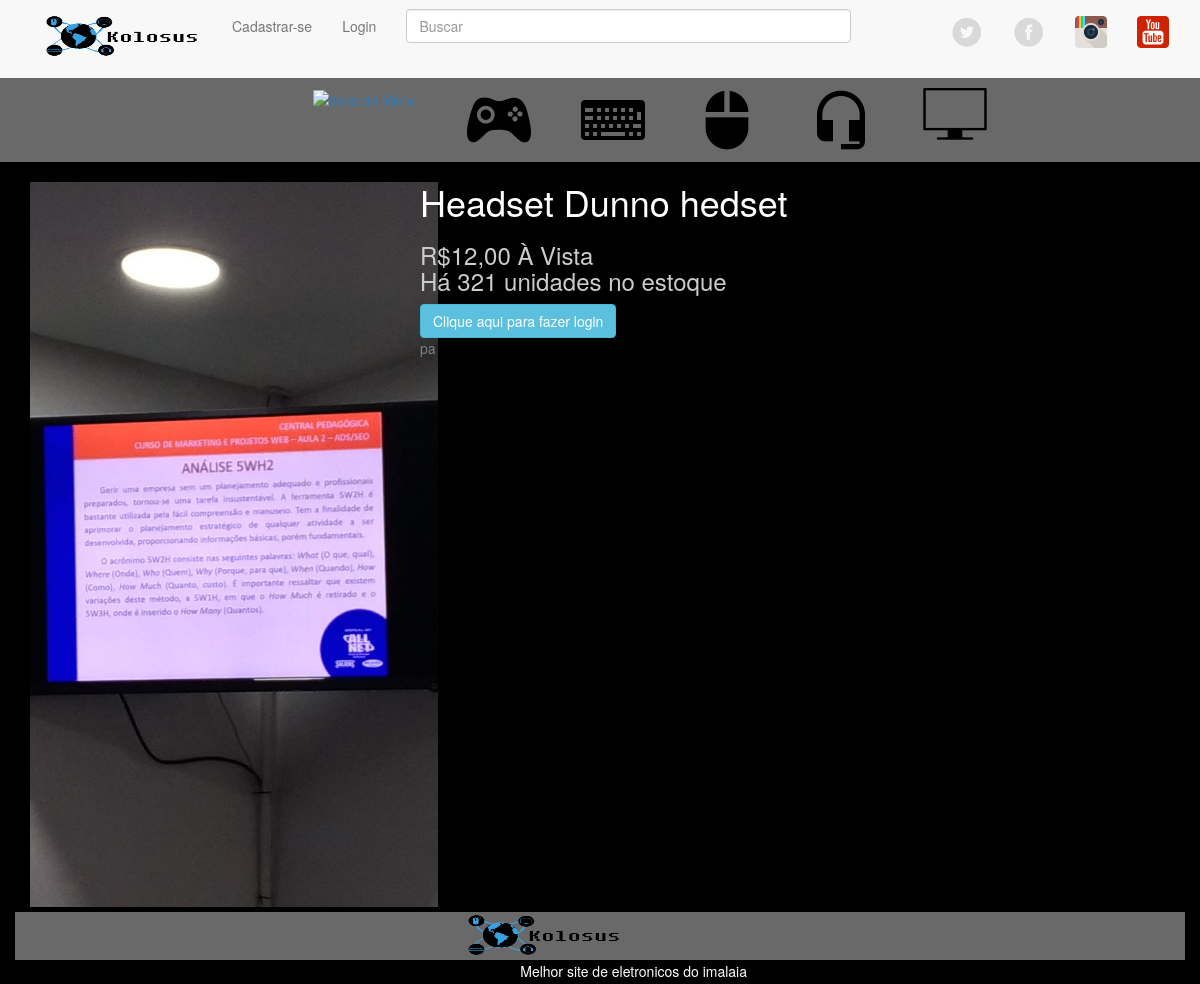
The app's page /index.php?url=Produto&id=11 with its own data.
### tables this page shows
CREATE TABLE IF NOT EXISTS `produtos` (
  `id` int(11) NOT NULL AUTO_INCREMENT,
  `img` varchar(255) NOT NULL DEFAULT 'img/produtos/not_defined.png',
  `tipo_produto` varchar(255) NOT NULL DEFAULT 'Not Defined',
  `marca` varchar(255) NOT NULL DEFAULT 'Not Defined',
  `titulo_produto` varchar(255) NOT NULL DEFAULT 'Not Defined',
  `preco` float NOT NULL,
  `promocao` int(11) NOT NULL DEFAULT '0',
  `meio_pagamento` varchar(255) NOT NULL COMMENT 'Importar da tabela Meios de Pagamento',
  `detalhes_produto` longtext NOT NULL,
  `qtd_estoque` int(11) NOT NULL,
  PRIMARY KEY (`id`)
);

### produto.php (the view, shortened to what this page needs)
<?php
if(isset($_GET['id'])):$id = $_GET['id'];endif;
$QueryBuscarProduto = "SELECT * FROM produtos WHERE id = $id";
$ExeQrBuscarProduto = $conectar->query($QueryBuscarProduto);
while($dadosProduto = $ExeQrBuscarProduto->fetch_assoc()){
?>
<div class="imgInfoProduto">
    <article class="Produto_um">
        <div class="col-md-4">
            <img id="zoom_01" src="<?php echo $dadosProduto['img']?>" data-zoom-image="<?php echo $dadosProduto['img']?>" width="408px"/>
        </div>
        <div class="col-md-8">
            <div class="opcoesDePag">
                <h1 class="NomeDoProduto"><?php echo $dadosProduto['tipo_produto'].' '.$dadosProduto['marca'].' '.$dadosProduto['titulo_produto']?></h1>
                <h3 class="pagamento"><?php
                    $precoProd1 = $dadosProduto['preco'];
                    $precoProd = number_format($precoProd1,'2',',','.');
                    echo 'R$'.$precoProd.' '.$dadosProduto['meio_pagamento'];
                    if($dadosProduto['qtd_estoque']>100){
                        echo '<br>Há '.$dadosProduto['qtd_estoque'].' unidades no estoque';
                    }else if($dadosProduto['qtd_estoque']>20){
                        echo '<br>Corra pois há apenas '.$dadosProduto['qtd_estoque'].' unidades no estoque';
                    }else if($dadosProduto['qtd_estoque']>0){
                        echo '<br>As unidades estão quase acabando, há apenas '.$dadosProduto['qtd_estoque'].' unidades no estoque';
                    }else{
                        echo '<br>Não há unidades no estoque!<br>D:';
                    }
                ?></h3>
        <?php
            if(!isset($_GET['car'])){
                if(isset($_SESSION['kolosus']['nome']) && $dadosProduto['qtd_estoque']>0){
        ?>
            <a href="?url=carrinhoCompras&Produto=<?php echo $dadosProduto['id']?>" type="button" class="btn btn-danger">Comprar</a>
        <?php
            if($_SESSION['kolosus']['nivel']>'-1'){
        ?>
            <a href="?url=addCarrinhoCompras&Produto=<?php echo $dadosProduto['id']?>" class="btn btn-default">Adicionar ao Carrinho de compras</a>
        <?php
                }
                }else{
                    if(isset($_SESSION['kolosus']['nome'])){
                    ?>
                        <a href="index.php" class="btn btn-info">Voltar a pagina inicial</a>
                    <?php
                    }else{
                    ?>
                        <a href="?url=login" class="btn btn-info">Clique aqui para fazer login</a>
                    <?php
                    }
                }
            }
        ?>
            </div>
            <p class="DetalhesDoProduto"><?php echo $dadosProduto['detalhes_produto']?></p>
        </div>
    </article>
</div>
        <?php
}
?>

### css/estilo.css (style rules this page uses)
body { margin:0; background-color:black; }
.body { background-color:black; }

### css/Produto.css (style rules this page uses)
.pagamento { color: #ccc; }
.Produto_um { padding-top: 20px; }
.NomeDoProduto { color:white; margin-top: 0; }
.DetalhesDoProduto { color:gray; }

### records on screen
produtos: img (picture), tipo_produto "Headset", marca "Dunno", titulo_produto "hedset", preco "12,00", meio_pagamento "À Vista", qtd_estoque "321", detalhes_produto "pa"
